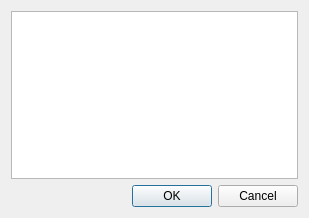
<?xml version="1.0" encoding="UTF-8"?>
<ui version="4.0">
 <class>aboutDialog</class>
 <widget class="QDialog" name="aboutDialog">
  <property name="geometry">
   <rect>
    <x>0</x>
    <y>0</y>
    <width>309</width>
    <height>218</height>
   </rect>
  </property>
  <property name="windowTitle">
   <string>Dialog</string>
  </property>
  <layout class="QVBoxLayout" name="verticalLayout">
   <item>
    <widget class="QTextEdit" name="textEdit">
     <property name="readOnly">
      <bool>true</bool>
     </property>
    </widget>
   </item>
   <item>
    <widget class="QDialogButtonBox" name="buttonBox">
     <property name="orientation">
      <enum>Qt::Horizontal</enum>
     </property>
     <property name="standardButtons">
      <set>QDialogButtonBox::Cancel|QDialogButtonBox::Ok</set>
     </property>
    </widget>
   </item>
  </layout>
 </widget>
 <resources/>
 <connections>
  <connection>
   <sender>buttonBox</sender>
   <signal>accepted()</signal>
   <receiver>aboutDialog</receiver>
   <slot>accept()</slot>
   <hints>
    <hint type="sourcelabel">
     <x>248</x>
     <y>254</y>
    </hint>
    <hint type="destinationlabel">
     <x>157</x>
     <y>274</y>
    </hint>
   </hints>
  </connection>
  <connection>
   <sender>buttonBox</sender>
   <signal>rejected()</signal>
   <receiver>aboutDialog</receiver>
   <slot>reject()</slot>
   <hints>
    <hint type="sourcelabel">
     <x>316</x>
     <y>260</y>
    </hint>
    <hint type="destinationlabel">
     <x>286</x>
     <y>274</y>
    </hint>
   </hints>
  </connection>
 </connections>
</ui>
